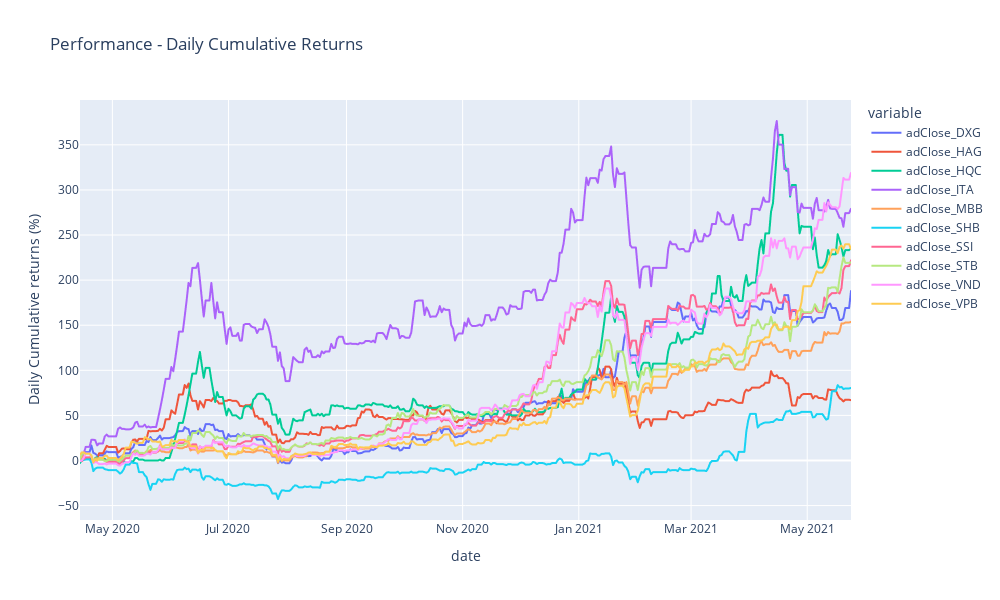

Notebook cell for this chart:
### Markdown cell above
## **Gatev Data Normalization**

### Code cell
df_cum_daily_returns_train = gatev_dist.gatev_data_normalize(df_train)

### Figure 1 — Plotly figure (JSON) as saved in the notebook; plotly's stock layout.template omitted (floating-point values rounded to 4 significant figures; data arrays with more than 128 entries replaced by an {"elided": "..."} marker saying what was removed)
{"data": [{"hovertemplate": "variable=adClose_DXG<br>date=%{x}<br>value=%{y}<extra></extra>", "legendgroup": "adClose_DXG", "line": {"color": "#636efa", "dash": "solid"}, "marker": {"symbol": "circle"}, "mode": "lines", "name": "adClose_DXG", "showlegend": true, "type": "scattergl", "x": {"elided": "406 str values"}, "xaxis": "x", "y": {"elided": "406 float values"}, "yaxis": "y"}, {"hovertemplate": "variable=adClose_HAG<br>date=%{x}<br>value=%{y}<extra></extra>", "legendgroup": "adClose_HAG", "line": {"color": "#EF553B", "dash": "solid"}, "marker": {"symbol": "circle"}, "mode": "lines", "name": "adClose_HAG", "showlegend": true, "type": "scattergl", "x": {"elided": "406 str values"}, "xaxis": "x", "y": {"elided": "406 float values"}, "yaxis": "y"}, {"hovertemplate": "variable=adClose_HQC<br>date=%{x}<br>value=%{y}<extra></extra>", "legendgroup": "adClose_HQC", "line": {"color": "#00cc96", "dash": "solid"}, "marker": {"symbol": "circle"}, "mode": "lines", "name": "adClose_HQC", "showlegend": true, "type": "scattergl", "x": {"elided": "406 str values"}, "xaxis": "x", "y": {"elided": "406 float values"}, "yaxis": "y"}, {"hovertemplate": "variable=adClose_ITA<br>date=%{x}<br>value=%{y}<extra></extra>", "legendgroup": "adClose_ITA", "line": {"color": "#ab63fa", "dash": "solid"}, "marker": {"symbol": "circle"}, "mode": "lines", "name": "adClose_ITA", "showlegend": true, "type": "scattergl", "x": {"elided": "406 str values"}, "xaxis": "x", "y": {"elided": "406 float values"}, "yaxis": "y"}, {"hovertemplate": "variable=adClose_MBB<br>date=%{x}<br>value=%{y}<extra></extra>", "legendgroup": "adClose_MBB", "line": {"color": "#FFA15A", "dash": "solid"}, "marker": {"symbol": "circle"}, "mode": "lines", "name": "adClose_MBB", "showlegend": true, "type": "scattergl", "x": {"elided": "406 str values"}, "xaxis": "x", "y": {"elided": "406 float values"}, "yaxis": "y"}, {"hovertemplate": "variable=adClose_SHB<br>date=%{x}<br>value=%{y}<extra></extra>", "legendgroup": "adClose_SHB", "line": {"color": "#19d3f3", "dash": "solid"}, "marker": {"symbol": "circle"}, "mode": "lines", "name": "adClose_SHB", "showlegend": true, "type": "scattergl", "x": {"elided": "406 str values"}, "xaxis": "x", "y": {"elided": "406 float values"}, "yaxis": "y"}, {"hovertemplate": "variable=adClose_SSI<br>date=%{x}<br>value=%{y}<extra></extra>", "legendgroup": "adClose_SSI", "line": {"color": "#FF6692", "dash": "solid"}, "marker": {"symbol": "circle"}, "mode": "lines", "name": "adClose_SSI", "showlegend": true, "type": "scattergl", "x": {"elided": "406 str values"}, "xaxis": "x", "y": {"elided": "406 float values"}, "yaxis": "y"}, {"hovertemplate": "variable=adClose_STB<br>date=%{x}<br>value=%{y}<extra></extra>", "legendgroup": "adClose_STB", "line": {"color": "#B6E880", "dash": "solid"}, "marker": {"symbol": "circle"}, "mode": "lines", "name": "adClose_STB", "showlegend": true, "type": "scattergl", "x": {"elided": "406 str values"}, "xaxis": "x", "y": {"elided": "406 float values"}, "yaxis": "y"}, {"hovertemplate": "variable=adClose_VND<br>date=%{x}<br>value=%{y}<extra></extra>", "legendgroup": "adClose_VND", "line": {"color": "#FF97FF", "dash": "solid"}, "marker": {"symbol": "circle"}, "mode": "lines", "name": "adClose_VND", "showlegend": true, "type": "scattergl", "x": {"elided": "406 str values"}, "xaxis": "x", "y": {"elided": "406 float values"}, "yaxis": "y"}, {"hovertemplate": "variable=adClose_VPB<br>date=%{x}<br>value=%{y}<extra></extra>", "legendgroup": "adClose_VPB", "line": {"color": "#FECB52", "dash": "solid"}, "marker": {"symbol": "circle"}, "mode": "lines", "name": "adClose_VPB", "showlegend": true, "type": "scattergl", "x": {"elided": "406 str values"}, "xaxis": "x", "y": {"elided": "406 float values"}, "yaxis": "y"}], "layout": {"height": 600, "legend": {"title": {"text": "variable"}, "tracegroupgap": 0}, "title": {"text": "Performance - Daily Cumulative Returns"}, "width": 1000, "xaxis": {"anchor": "y", "domain": [0, 1], "title": {"text": "date"}}, "yaxis": {"anchor": "x", "domain": [0, 1], "title": {"text": "Daily Cumulative returns (%)"}}}}
